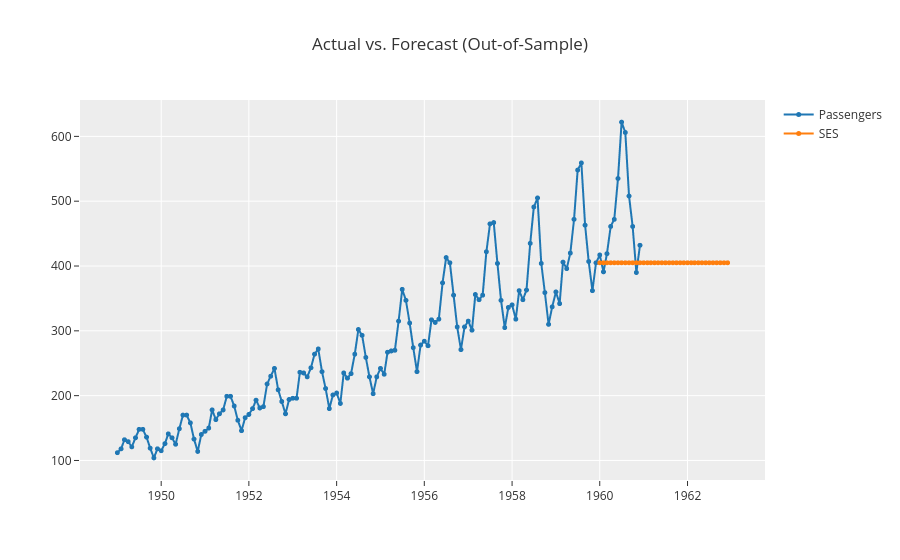

The notebook cell saved with this chart:
### Code cell
exp.plot_model(ses, plot='forecast', data_kwargs={'fh':36, 'labels':["SES"]})

### Figure 1 — Plotly figure (JSON) as saved in the notebook; plotly's stock layout.template omitted (floating-point values rounded to 4 significant figures; data arrays with more than 128 entries replaced by an {"elided": "..."} marker saying what was removed)
{"data": [{"line": {"color": "rgb(31, 119, 180)", "width": 2}, "marker": {"color": "rgb(31, 119, 180)", "size": 5}, "mode": "lines+markers", "name": "Passengers", "type": "scattergl", "x": {"elided": "168 str values"}, "xaxis": "x", "y": {"elided": "168 float values"}, "yaxis": "y"}, {"line": {"color": "rgb(255, 127, 14)", "width": 2}, "marker": {"color": "rgb(255, 127, 14)", "size": 5}, "mode": "lines+markers", "name": "SES", "type": "scattergl", "x": {"elided": "168 str values"}, "xaxis": "x", "y": {"elided": "168 float values"}, "yaxis": "y"}], "layout": {"showlegend": true, "title": {"text": "Actual vs. Forecast (Out-of-Sample)"}, "xaxis": {"anchor": "y", "domain": [0.0, 1.0]}, "yaxis": {"anchor": "x", "domain": [0.0, 1.0]}}}
